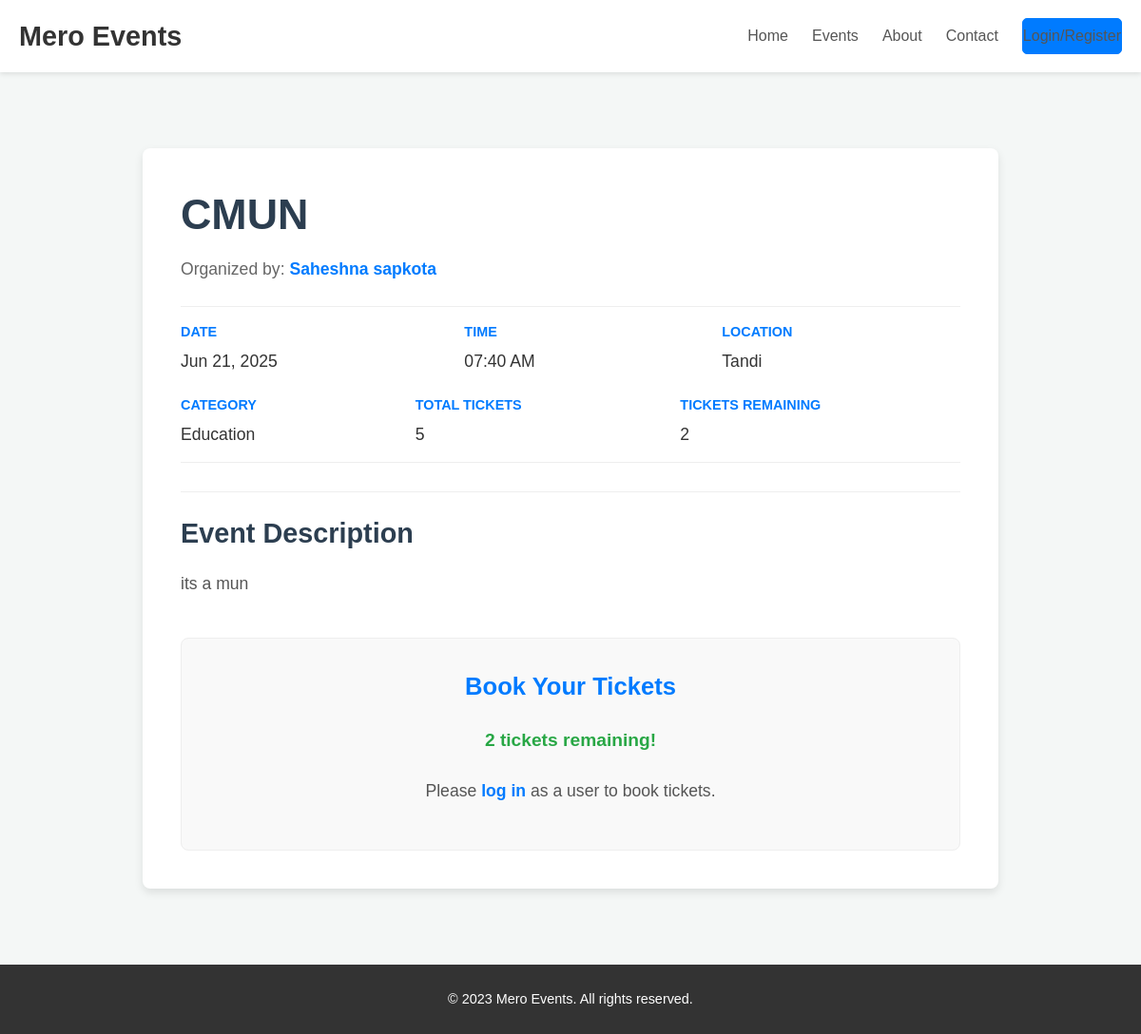
The app's page /event-details.php?event_id=13 with its own data.
### tables this page shows
CREATE TABLE `events` (
  `id` int(11) NOT NULL,
  `title` varchar(200) DEFAULT NULL,
  `description` text DEFAULT NULL,
  `event_date` date DEFAULT NULL,
  `event_time` time DEFAULT NULL,
  `location` varchar(255) DEFAULT NULL,
  `category` varchar(100) DEFAULT NULL,
  `organizer_id` int(11) DEFAULT NULL,
  `status` enum('pending','approved','rejected') DEFAULT 'pending',
  `total_tickets` int(11) DEFAULT 0,
  `tickets_booked` int(11) DEFAULT 0
);

CREATE TABLE `organizers` (
  `id` int(11) NOT NULL,
  `name` varchar(100) DEFAULT NULL,
  `email` varchar(100) DEFAULT NULL,
  `password` varchar(255) DEFAULT NULL,
  `id_proof` varchar(255) DEFAULT NULL,
  `created_at` timestamp NOT NULL DEFAULT current_timestamp(),
  `is_approved` tinyint(1) DEFAULT 0
);

### event-details.php (the view, shortened to what this page needs)
<?php
require_once 'includes/config.php';
$event = null;
$event_id_to_fetch = null;
$is_logged_in_user = (isset($_SESSION['logged_in']) && $_SESSION['logged_in'] === true && isset($_SESSION['user_type']) && $_SESSION['user_type'] === 'user');
$has_booked_already = false;
if (isset($_GET['event_id']) && is_numeric($_GET['event_id'])) {
    $event_id_to_fetch = $_GET['event_id'];
}
if ($event_id_to_fetch !== null) {
    $sql = "SELECT
                e.id,
                e.title,
                e.description,
                e.event_date,
                e.event_time,
                e.location,
                e.category,
                e.total_tickets,
                e.tickets_booked,
                o.name AS organizer_name
            FROM
                events e
            JOIN
                organizers o ON e.organizer_id = o.id
            WHERE
                e.id = ? AND e.status = 'approved'";
    if ($stmt = $conn->prepare($sql)) {
        $stmt->bind_param("i", $event_id_to_fetch);
        if ($stmt->execute()) {
            $result = $stmt->get_result();
            if ($result->num_rows == 1) {
                $event = $result->fetch_assoc();
            } else {
                $message = "<div class='error-msg'>Event not found or is not approved.</div>";
            }
        } else {
            $message = "<div class='error-msg'>Error retrieving event details: " . $stmt->error . "</div>";
        }
    } else {
        $message = "<div class='error-msg'>Database error: Could not prepare statement.</div>";
    }
} else {
    $message = "<div class='error-msg'>No event ID provided or invalid ID.</div>";
}
?>
<!DOCTYPE html>
<html lang="en">
<head>
    <link rel="stylesheet" href="assets/css/style.css">
</head>
<body>
    <header class="main-header">
        <div class="container">
            <nav class="main-nav">
                <a href="index.php" class="site-logo">Mero Events</a>
                <ul class="nav-links">
                    <li><a href="index.php">Home</a></li>
                    <li><a href="events.php">Events</a></li>
                    <li><a href="about.php">About</a></li>
                    <li><a href="contact.php">Contact</a></li>
                    <?php
                    if (isset($_SESSION["logged_in"]) && $_SESSION["logged_in"] === true) {
                        $dashboard_link = '#';
                        if (isset($_SESSION["user_type"])) {
                            if ($_SESSION["user_type"] == "organizer") {
                                $dashboard_link = 'organizer-dashboard/dashboard.php';
                            } elseif ($_SESSION["user_type"] == "user") {
                                $dashboard_link = 'user-dashboard/dashboard.php';
                            }
                        }
                        echo '<li class="welcome-message">Welcome, ' . htmlspecialchars($_SESSION["user_name"]) . '</li>';
                        echo '<li><a href="' . htmlspecialchars($dashboard_link) . '" class="btn btn-primary">Dashboard</a></li>';
                        echo '<li><a href="logout.php" class="btn btn-primary" style="background-color: #dc3545;">Logout</a></li>';
                    } else {
                        echo '<li><a href="auth.php" class="btn btn-primary">Login/Register</a></li>';
                    }
                    ?>
                </ul>
            </nav>
        </div>
    </header>
    <main>
        <div class="container">
            <?php if ($event):  ?>
                <div class="event-details-container">
                    <h1><?php echo htmlspecialchars($event['title']); ?></h1>
                    <span class="organizer-name">Organized by: <strong><?php echo htmlspecialchars($event['organizer_name']); ?></strong></span>
                    <div class="meta-info">
                        <div class="meta-item">
                            <strong>Date</strong>
                            <span><?php echo htmlspecialchars(date('M d, Y', strtotime($event['event_date']))); ?></span>
                        </div>
                        <div class="meta-item">
                            <strong>Time</strong>
                            <span><?php echo htmlspecialchars(date('h:i A', strtotime($event['event_time']))); ?></span>
                        </div>
                        <div class="meta-item">
                            <strong>Location</strong>
                            <span><?php echo htmlspecialchars($event['location']); ?></span>
                        </div>
                        <div class="meta-item">
                            <strong>Category</strong>
                            <span><?php echo htmlspecialchars($event['category']); ?></span>
                        </div>
                        <div class="meta-item">
                            <strong>Total Tickets</strong>
                            <span><?php echo htmlspecialchars($event['total_tickets']); ?></span>
                        </div>
                        <div class="meta-item">
                            <strong>Tickets Remaining</strong>
                            <span>
                                <?php
                                $tickets_remaining = $event['total_tickets'] - $event['tickets_booked'];
                                echo htmlspecialchars($tickets_remaining);
                                ?>
                            </span>
                        </div>
                    </div>
                    <div class="description-full">
                        <h2>Event Description</h2>
                        <p><?php echo nl2br(htmlspecialchars($event['description'])); ?></p>
                    </div>
                    <div class="booking-section">
                        <h3>Book Your Tickets</h3>
                        <?php if ($tickets_remaining > 0):  ?>
                            <p class="tickets-remaining"><?php echo htmlspecialchars($tickets_remaining); ?> tickets remaining!</p>
                            <?php if ($is_logged_in_user):  ?>
                                <?php if ($has_booked_already):  ?>
                                    <p class="already-booked-msg">You have already booked this event.</p>
                                <?php else:  ?>
                                    <form action="" method="post">
                                        <input type="hidden" name="event_id" value="<?php echo htmlspecialchars($event['id']); ?>">
                                        <div class="form-group">
                                            <label for="num_tickets">Number of Tickets:</label>
                                            <input type="number" id="num_tickets" name="num_tickets" min="1" max="<?php echo htmlspecialchars($tickets_remaining); ?>" value="1" required>
                                        </div>
                                        <button type="submit" name="book_tickets_submit">Book Now</button>
                                    </form>
                                <?php endif; ?>
                            <?php else:  ?>
                                <p class="login-to-book">Please <a href="auth.php?action=login">log in</a> as a user to book tickets.</p>
                            <?php endif; ?>
                        <?php else:  ?>
                            <p class="tickets-sold-out">❗ This event is sold out.</p>
                        <?php endif; ?>
                    </div>
                </div>
            <?php endif; ?>
        </div>
    </main>
    <footer class="main-footer">
        <div class="container">
            <p>© 2023 Mero Events. All rights reserved.</p>
        </div>
    </footer>
</body>
</html>

### assets/css/style.css (style rules this page uses)
* { box-sizing: border-box; margin: 0; padding: 0; }
body { font-family: Arial, sans-serif; line-height: 1.6; color: #333; background-color: #f4f7f6; }
.container { max-width: 1200px; margin: 0 auto; padding: 0 20px; }
a { text-decoration: none; color: #007bff; }
.btn { display: inline-block; padding: 10px 20px; border-radius: 5px; font-weight: bold; text-align: center; transition: background-color 0.3s ease; }
.btn-primary { background-color: #007bff; color: #fff; border: 1px solid #007bff; }
.main-header { background-color: #fff; box-shadow: 0 2px 5px rgba(0,0,0,0.1); padding: 15px 0; }
.main-nav { display: flex; justify-content: space-between; align-items: center; }
.site-logo { font-size: 1.8em; font-weight: bold; color: #333; margin-right: 20px; }
.nav-links { list-style: none; display: flex; align-items: center; }
.nav-links li { margin-left: 25px; }
.nav-links a { color: #555; font-weight: 500; padding: 5px 0; transition: color 0.3s ease; }
.main-footer { background-color: #333; color: #fff; text-align: center; padding: 25px 0; font-size: 0.9em; margin-top: 40px; }
.main-footer p { margin: 0; }

### event-details.php (style rules this page uses)
body { font-family: Arial, sans-serif; background-color: #f4f7f6; margin: 0; display: flex; flex-direction: column; min-height: 100vh; }
main { flex-grow: 1; padding: 40px 20px; }
.event-details-container { background-color: #fff; padding: 40px; border-radius: 8px; box-shadow: 0 4px 10px rgba(0, 0, 0, 0.1); max-width: 900px; margin: 40px auto; text-align: left; }
.event-details-container h1 { font-size: 2.8em; color: #2c3e50; margin-bottom: 15px; line-height: 1.3; }
.event-details-container .organizer-name { font-size: 1.1em; color: #666; margin-bottom: 25px; display: block; }
.event-details-container .organizer-name strong { color: #007bff; }
.event-details-container p { font-size: 1.1em; line-height: 1.8; color: #555; margin-bottom: 15px; }
.event-details-container .meta-info { display: flex; flex-wrap: wrap; gap: 20px; margin-bottom: 30px; padding: 15px 0; border-top: 1px solid #eee; border-bottom: 1px solid #eee; }
.event-details-container .meta-item { flex: 1 1 auto; min-width: 200px; }
.event-details-container .meta-item strong { display: block; margin-bottom: 5px; color: #007bff; font-size: 0.9em; text-transform: uppercase; }
.event-details-container .meta-item span { font-size: 1.1em; color: #333; display: block; }
.description-full { margin-top: 30px; padding-top: 20px; border-top: 1px solid #eee; }
.description-full h2 { font-size: 1.8em; color: #2c3e50; margin-bottom: 15px; }
.booking-section { background-color: #f9f9f9; border: 1px solid #eee; border-radius: 8px; padding: 30px; margin-top: 40px; text-align: center; }
.booking-section h3 { font-size: 1.6em; color: #007bff; margin-bottom: 20px; }
.booking-section .tickets-remaining { font-size: 1.2em; font-weight: bold; color: #28a745; margin-bottom: 20px; }
.login-to-book, .already-booked-msg { font-size: 1.1em; color: #555; margin-top: 20px; }
.login-to-book a { color: #007bff; font-weight: bold; }
.main-header { background-color: #fff; box-shadow: 0 2px 5px rgba(0,0,0,0.1); padding: 15px 0; }
.main-nav { display: flex; justify-content: space-between; align-items: center; }
.site-logo { font-size: 1.8em; font-weight: bold; color: #333; margin-right: 20px; text-decoration: none; }
.nav-links { list-style: none; display: flex; align-items: center; margin: 0; padding: 0; }
.nav-links li { margin-left: 25px; }
.nav-links a { color: #555; font-weight: 500; padding: 5px 0; transition: color 0.3s ease; text-decoration: none; }
.btn { display: inline-block; padding: 10px 20px; border-radius: 5px; font-weight: bold; text-align: center; transition: background-color 0.3s ease; text-decoration: none; }
.btn-primary { background-color: #007bff; color: #fff; border: 1px solid #007bff; }
.main-footer { background-color: #333; color: #fff; text-align: center; padding: 25px 0; font-size: 0.9em; margin-top: auto; width: 100%; }
.container { max-width: 1200px; margin: 0 auto; padding: 0 20px; }

### records on screen
events: title "CMUN", organizer.name "Saheshna sapkota", event_date "Jun 21, 2025", event_time "07:40 AM", location "Tandi", category "Education", total_tickets "5", tickets_remaining "2", description "its a mun"
